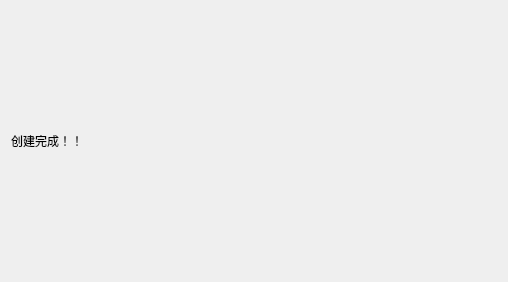
<?xml version="1.0" encoding="UTF-8"?>
<ui version="4.0">
 <class>ConfirmPage</class>
 <widget class="QWizardPage" name="ConfirmPage">
  <property name="geometry">
   <rect>
    <x>0</x>
    <y>0</y>
    <width>508</width>
    <height>282</height>
   </rect>
  </property>
  <property name="windowTitle">
   <string>Form</string>
  </property>
  <layout class="QVBoxLayout" name="verticalLayout_2">
   <item>
    <layout class="QVBoxLayout" name="verticalLayout">
     <item>
      <widget class="QLabel" name="label">
       <property name="text">
        <string>创建完成！！</string>
       </property>
      </widget>
     </item>
    </layout>
   </item>
  </layout>
 </widget>
 <resources/>
 <connections/>
</ui>
